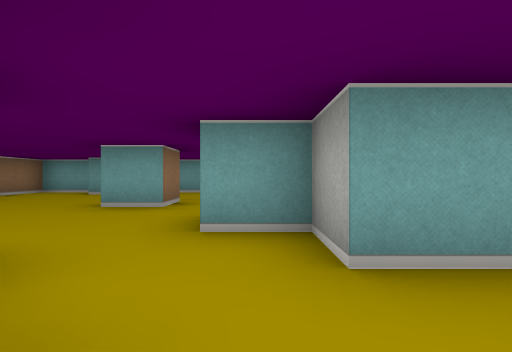
[1] (above)

24 first-person views from a walk through a cub3D ray-caster map. The camera is about half as high as the walls, looks level and sees 85° across. The floor is counted in squares. Each view is taken from the middle of a square. On the plan, view 1 faces up. The plan holds only what a view shows up to about 9 squares ahead; the rest is blank.

[2]
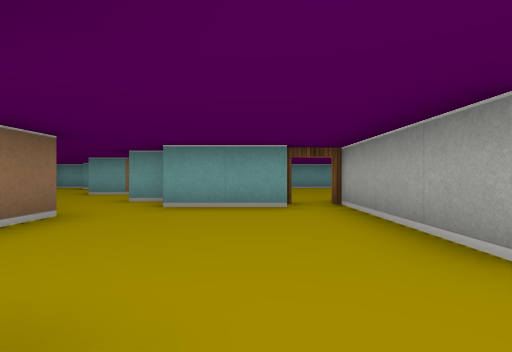

[3]
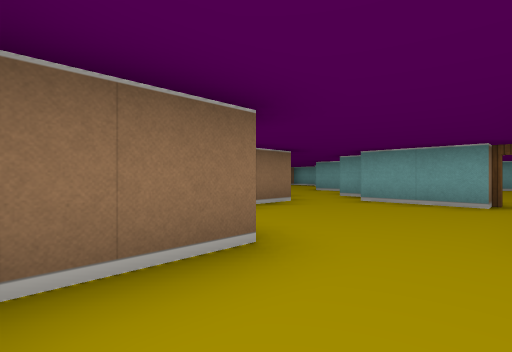

[4]
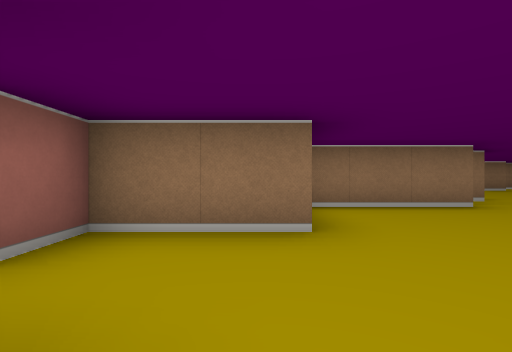

[5]
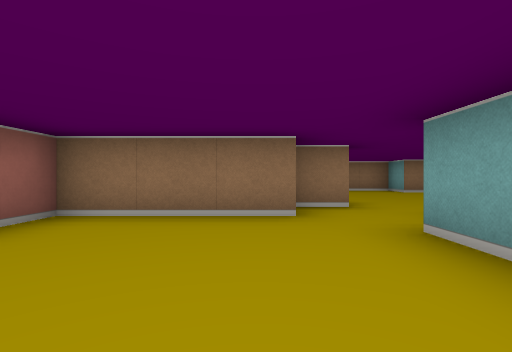

[6]
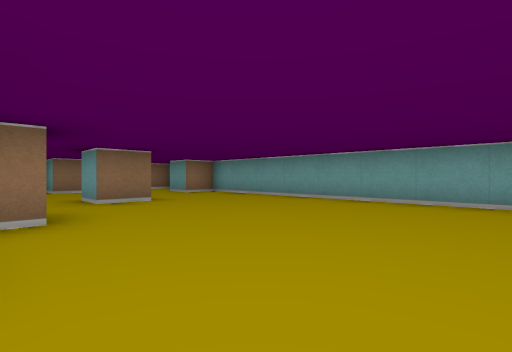

[7]
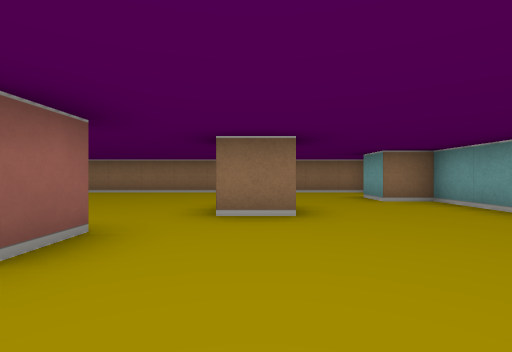

[8]
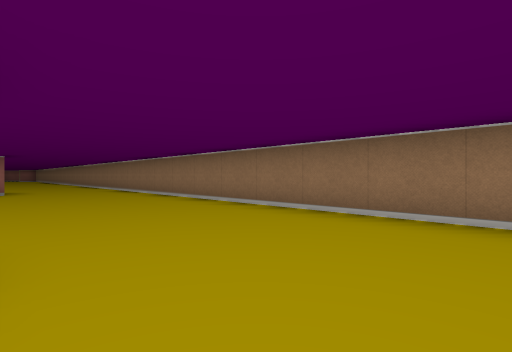

[9]
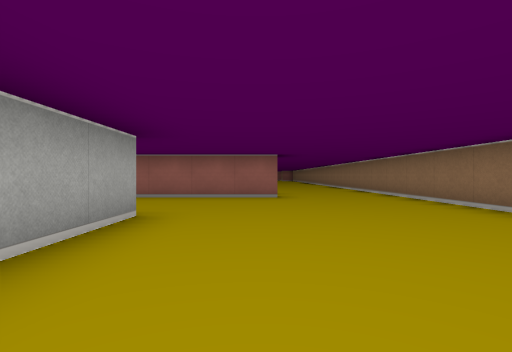

[10]
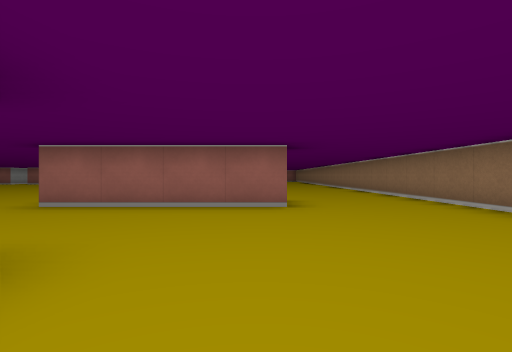

[11]
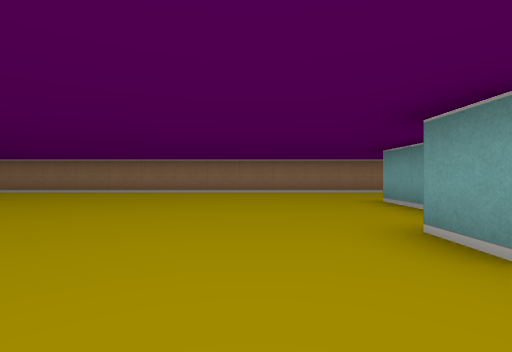

[12]
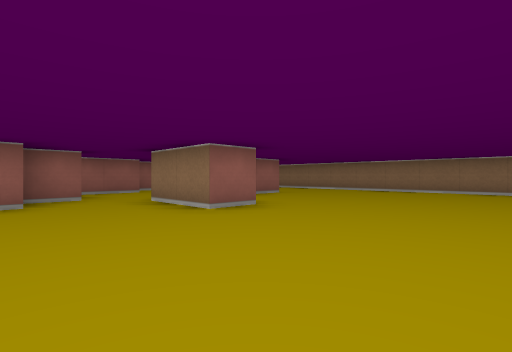

[13]
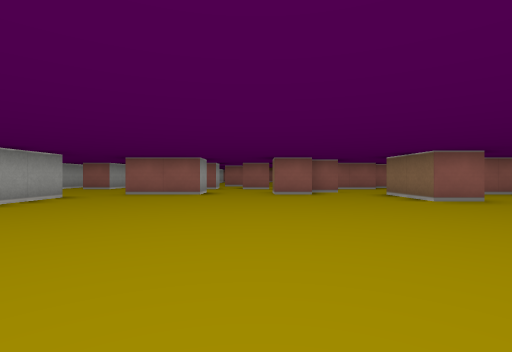

[14]
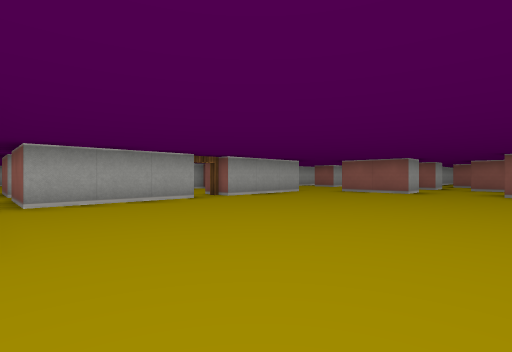

[15]
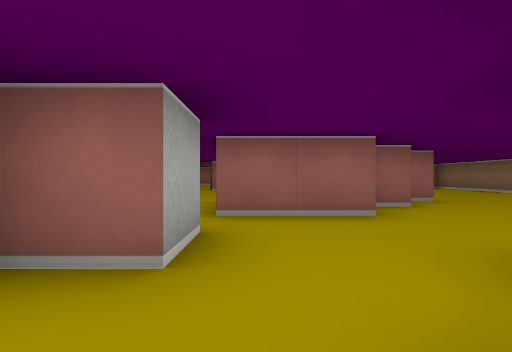

[16]
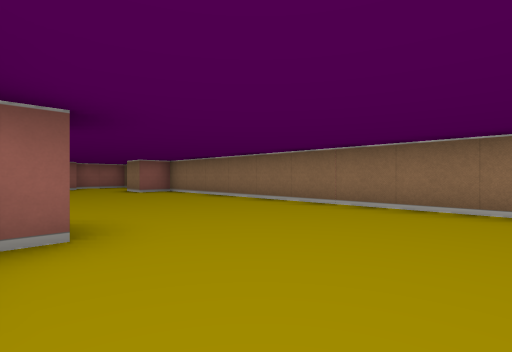

[17]
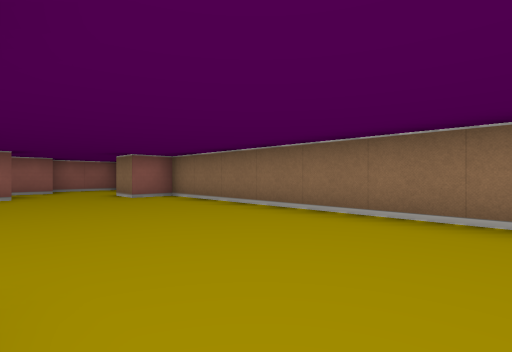

[18]
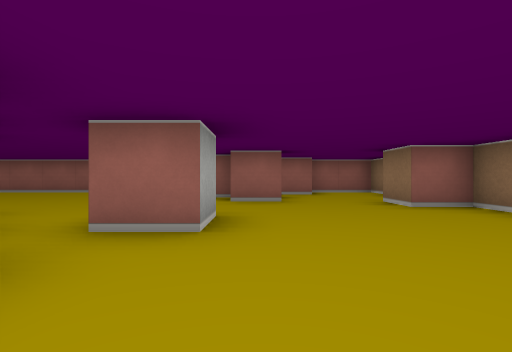

[19]
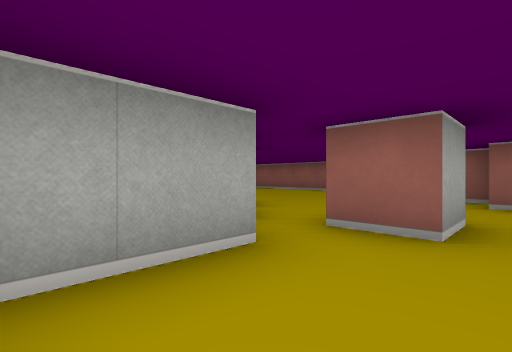

[20]
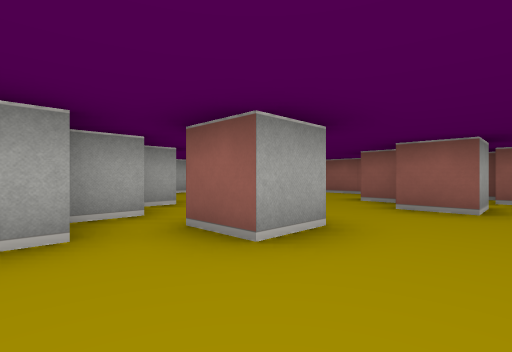

[21]
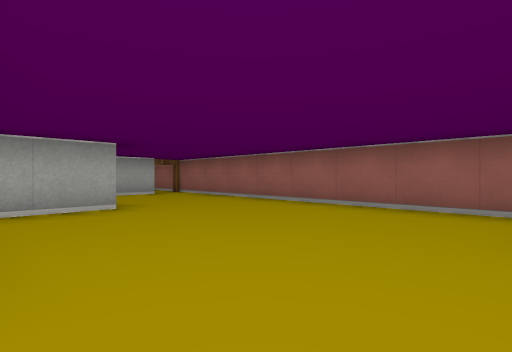

[22]
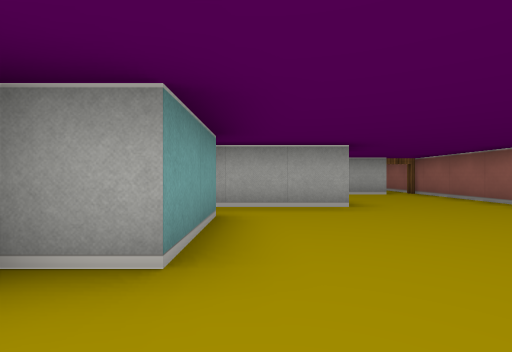

[23]
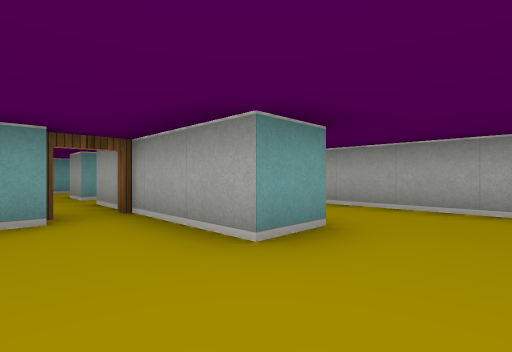

[24]
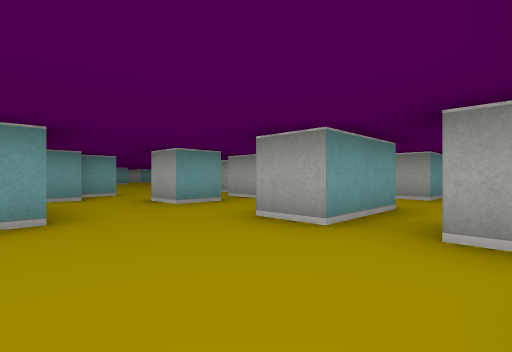

### Floor plan
Ten units are one square. View 1 is at (0, 0); x grows to the right and y downward. Boxes are objects, and circles mark ways between rooms. Rooms are numbered by the first view taken in them; rooms with no view inside come last. Other rooms are left out.
<svg viewBox="-70 -90 165 400">
<path fill="none" stroke="#000" d="M35 14 35 -21M15 25 15 45 24 45M25 -15 5 -15M-5 -6 -5 25 4 25M5 -25 -5 -25M-15 -15 -15 -6M-21 75 -35 75M4 85 -5 85M-36 65 5 65M-15 35 -15 16M-5 135 5 135 5 155M-36 155 -21 155M24 155 35 155 35 162M5 -15 5 -25M15 175 15 165 25 165M85 105 85 75M-5 185 15 185M55 165 55 155 75 155M-5 -35 4 -35M85 145 85 115M-16 195 -9 195M-25 205 -20 205M-65 -39 -65 265 -55 265 -55 275M-15 -56 -15 -45 -25 -45M-55 -52 -55 -45 -64 -45M-15 235 -15 220M-5 246 -5 236M-50 -85 -65 -85 -65 -61M39 -85 -35 -85 -35 -75 -45 -75M-25 255 -25 245 -15 245M-35 285 -35 275M-45 295 -35 295M-65 296 -65 305 -46 305M25 255 5 255 5 246M-9 305 80 305M-25 285 -15 285M45 275 35 275 35 250M-35 275 -25 275M65 296 65 284M35 225 35 215M35 250 35 235M26 175 19 175M45 195 35 195 35 185 42 185M55 195 55 185M36 165 28 165"/>
<circle cx="-10" cy="-20" r="3" fill="#2a7"/>
<circle cx="30" cy="-20" r="3" fill="#2a7"/>
<circle cx="-35" cy="265" r="3" fill="#2a7"/>
<circle cx="10" cy="180" r="3" fill="#2a7"/>
<circle cx="45" cy="160" r="3" fill="#2a7"/>
<circle cx="30" cy="250" r="3" fill="#2a7"/>
<circle cx="20" cy="210" r="3" fill="#2a7"/>
<text x="20" y="10">1</text>
<text x="-10" y="80">2</text>
<text x="10" y="280">3</text>
<text x="10" y="230">4</text>
<text x="30" y="190">5</text>
</svg>
Room 1 opens to room 2. Room 2 opens to room 3. Room 2 opens to room 5. Room 3 opens to room 4. Room 4 opens to room 5.

Where each view was taken, in squares from view 1:
view 1: 0 up, 0 right, facing up
view 2: 3 down, 2 right, facing up
view 3: 4 down, 3 right, facing up-left
view 4: 3 down, 4 right, facing left
view 5: 0 up, 3 right, facing left
view 6: 3 up, 4 right, facing up-left
view 7: 5 up, 2 right, facing left
view 8: 3 up, 3 left, facing down-left
view 9: 0 up, 3 left, facing down
view 10: 2 down, 3 left, facing down
view 11: 10 down, 2 right, facing left
view 12: 10 down, 3 right, facing down-left
view 13: 8 down, 4 right, facing down
view 14: 7 down, 3 right, facing down-right
view 15: 15 down, 1 right, facing down
view 16: 18 down, 2 left, facing down-left
view 17: 20 down, 3 left, facing down-left
view 18: 22 down, 3 left, facing down
view 19: 22 down, 3 left, facing down-right
view 20: 23 down, 4 left, facing down-right
view 21: 26 down, 1 left, facing down-right
view 22: 26 down, 1 left, facing right
view 23: 29 down, 2 right, facing up-right
view 24: 24 down, 1 right, facing up-right
